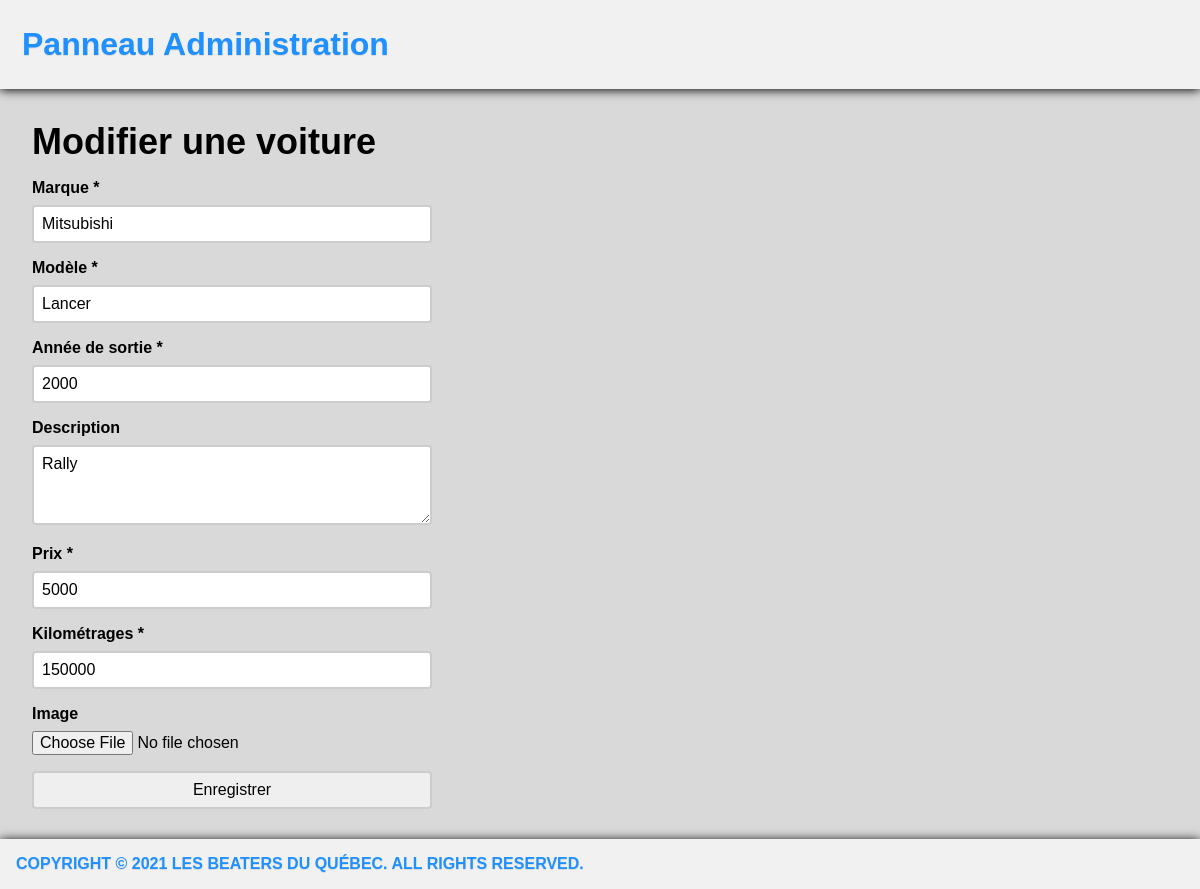
Page /administration/modifier-voiture.php?voiture=11&lang=fr (signed in) on the committed database.
### tables this page shows
CREATE TABLE `voitures` (
  `id` int(11) NOT NULL,
  `marque` varchar(255) NOT NULL,
  `modele` varchar(255) NOT NULL,
  `annee` int(11) DEFAULT NULL,
  `description` text DEFAULT NULL,
  `kilometrages` double NOT NULL DEFAULT 0,
  `prix` int(11) NOT NULL,
  `vendu` tinyint(1) DEFAULT 0,
  `image` varchar(255) DEFAULT NULL
);

### administration/langue.php (called while the page is built, shortened)
<?php
if(!isset($_GET['lang']))
{
  $locale = 'fr_CA.utf8';
  $urlLocale = 'fr';
}else if ($_GET['lang'] == 'en' ){
  $locale = 'en_US.utf8';
  $urlLocale = 'en';
}else{
  $urlLocale = 'fr';
}
?>

### accesseur/VoitureDAO.php (called while the page is built, shortened)
<?php
include_once CHEMIN_MODELE . "Voiture.php";
class AccesBaseDeDonneesVoitures
{
    public static function initialiser()
    {
        $usager = 'BeaterQuebec';
        $motdepasse = 'BeaterQuebec12!';
        $hote = 'localhost';
        $base = 'BeaterQuebec';
        $dsn = 'mysql:dbname='.$base.';host=' . $hote;
    }
}
class VoitureDAO extends AccesBaseDeDonneesVoitures{
  public static function lireVoiture($id){
    $MESSAGE_SQL_VOITURE = "SELECT * FROM voitures WHERE id =:id;";
    $requeteListeVoitures = VoitureDAO::$basededonnees->prepare($MESSAGE_SQL_VOITURE);
    $requeteListeVoitures->bindParam(':id', $id, PDO::PARAM_INT);
    $requeteListeVoitures->execute();
    $voiture = $requeteListeVoitures->fetch();
    return new Voiture($voiture);
  }
}
if(!function_exists ('formater'))
{
  function formater($texte)
  {
      $texte = html_entity_decode($texte,ENT_COMPAT,'UTF-8');
      $texte = htmlentities($texte,ENT_COMPAT,'ISO-8859-1');
      $newText = urldecode($texte);
      return $newText;
  }
}
?>

### modele/voiture.php (called while the page is built, shortened)
<?php
class Voiture
{
	public static $filtres =
		array(
			'id' => FILTER_VALIDATE_INT,
			'marque' => FILTER_SANITIZE_ENCODED,
			'modele' => FILTER_SANITIZE_ENCODED,
			'annee' => FILTER_SANITIZE_ENCODED,
			'description' => FILTER_SANITIZE_ENCODED,
			'prix' => FILTER_SANITIZE_ENCODED,
            'kilometrages' => FILTER_SANITIZE_ENCODED,
            'image' => FILTER_SANITIZE_ENCODED,
            'vendu' => FILTER_SANITIZE_ENCODED
		);
	public function __construct($tableau)
	{
        if (is_array($tableau)){
		  $tableau = filter_var_array($tableau, Voiture::$filtres);
        }
		$this->marque = $tableau['marque'];
		$this->modele = $tableau['modele'];
		$this->annee = $tableau['annee'];
		$this->description = $tableau['description'];
		$this->prix = $tableau['prix'];
		$this->kilometrages = $tableau['kilometrages'];
	}
	public function __get($propriete)
	{
		$self = get_object_vars($this);
		return $self[$propriete];
	}
}
?>

### administration/modifier-voiture.php (the view, shortened to what this page needs)
<?php
require("langue.php");
require CHEMIN_ACCESSEUR . "VoitureDAO.php";
$noVoiture = $_GET['voiture'];
$voiture = VoitureDAO::lireVoiture($noVoiture);
?>
<!doctype html>
<html lang="fr">
<head>
	<link rel="stylesheet" type="text/css" href="../styles/style.css">
</head>
<body>
	<header>
        <div class="header">
			<a href="index.php?lang=<?php echo $urlLocale; ?>" class="logo"><?php echo _("Panneau Administration"); ?></a>
        </div>
	</header>
	<section id="contenu">
		<header><h2><?php echo _("Modifier une voiture"); ?></h2></header>
		<form action="traitement-modifier-voiture.php?lang=<?php echo $urlLocale; ?>" method="post" enctype="multipart/form-data">
			<div class="champs">
				<label for="marque"><?php echo _("Marque"); ?> *</label>
				<input type="text" name="marque" id="marque" value="<?php echo formater($voiture->marque)?>" required/>
			</div>
			<div class="champs">
				<label for="modele"><?php echo _("Modèle"); ?> *</label>
				<input type="text" name="modele" id="modele" value="<?php echo formater($voiture->modele)?>" required/>
			</div>
			<div class="champs">
				<label for="annee"><?php echo _("Année de sortie"); ?> *</label>
				<input type="text" name="annee" id="annee" value="<?php echo formater($voiture->annee)?>" required/>
			</div>
			<div class="champs">
				<label for="description"><?php echo _("Description"); ?></label>
				<textarea name="description" id="description"><?=formater($voiture->description)?></textarea>
			</div>
            <div class="champs">
				<label for="prix"><?php echo _("Prix"); ?> *</label>
				<input type="text" name="prix" id="prix" value="<?php echo formater($voiture->prix)?>" required/>
			</div>
            <div class="champs">
				<label for="kilometrages"><?php echo _("Kilométrages"); ?> *</label>
				<input type="text" name="kilometrages" id="kilometrages" value="<?php echo formater($voiture->kilometrages)?>" required/>
			</div>
			<div class="champs">
				<label for="image"><?php echo _("Image"); ?></label>
				<input type="file" name="image" id="image"/>
			</div>
			<input type="submit" value="<?php echo _("Enregistrer"); ?>">
		</form>
	</section>
	<footer><span id="signature"><?php echo _("Copyright © 2021 Les Beaters du Québec. All Rights Reserved."); ?></span></footer>
</body>
</html>

### styles/style.css (style rules this page uses)
* { margin:0;padding:0; }
* { font-family:Helvetica }
* { box-sizing: border-box; }
h2 { color:black; font-size: 36px; }
#contenu { margin:2em; }
form:not(.formRechercheRapide) > div { margin-top:1em; }
form input[type=text]:not(.inputRechercheRapide):not(.inputRechercheAvance) { width: 25rem; box-sizing: border-box; border: 2px solid #ccc; border-radius: 4px; font-size: 16px; background-color: white; padding: 0.5em; margin-top: 0.5rem; }
footer { display:flex; justify-content: space-between; }
form textarea:not(.inputRechercheRapide) { width: 25rem; box-sizing: border-box; border: 2px solid #ccc; border-radius: 4px; font-size: 16px; background-color: white; padding: 0.5em; margin-top: 0.5rem; height:5em; }
form input[type=file]:not(.inputRechercheRapide) { font-size: 16px; margin-top: 0.5rem; }
form input[type=submit]:not(.inputRechercheRapide):not(.inputSubmitRechercheAvance) { width: 25rem; border: 2px solid #ccc; border-radius: 4px; font-size: 16px; padding: 0.5em; cursor: pointer; margin-top:1em; margin-bottom:3em; }
form > div > label { display:block; font-weight:bold; color:black; }
body { background-color:#d9d9d9; width: 100%; height: auto; color: black; }
footer { font-weight: bold; position:fixed; bottom:0; width:100%; box-shadow: 0px 1px 10px black; background-color:#f1f1f1; color:dodgerblue; padding:1em; text-transform: uppercase; font-weight:bold; text-shadow: 0px 1px 1px #d9d9d9; }
.header { overflow: hidden; background-color: #f1f1f1; padding: 20px 10px; box-shadow: 0px 1px 10px black; }
.header a { float: left; color: black; text-align: center; padding: 12px; text-decoration: none; font-size: 20px; line-height: 25px; border-radius: 4px; }
.header a.logo { font-size: 32px; font-weight: bold; color:dodgerblue; text-shadow: 0px 1px 1px #d9d9d9; }

### rows in the picture
voitures: marque "Mitsubishi", modele "Lancer", annee "2000", description "Rally", prix "5000", kilometrages "150000"

### other values in the picture
_("Panneau Administration") "Panneau Administration"
_("Modifier une voiture") "Modifier une voiture"
_("Marque") "Marque"
_("Modèle") "Modèle"
_("Année de sortie") "Année de sortie"
_("Description") "Description"
_("Prix") "Prix"
_("Kilométrages") "Kilométrages"
_("Image") "Image"
_("Copyright © 2021 Les Beaters du Québec. All Rights Reserved.") "COPYRIGHT © 2021 LES BEATERS DU QUÉBEC. ALL RIGHTS RESERVED."
